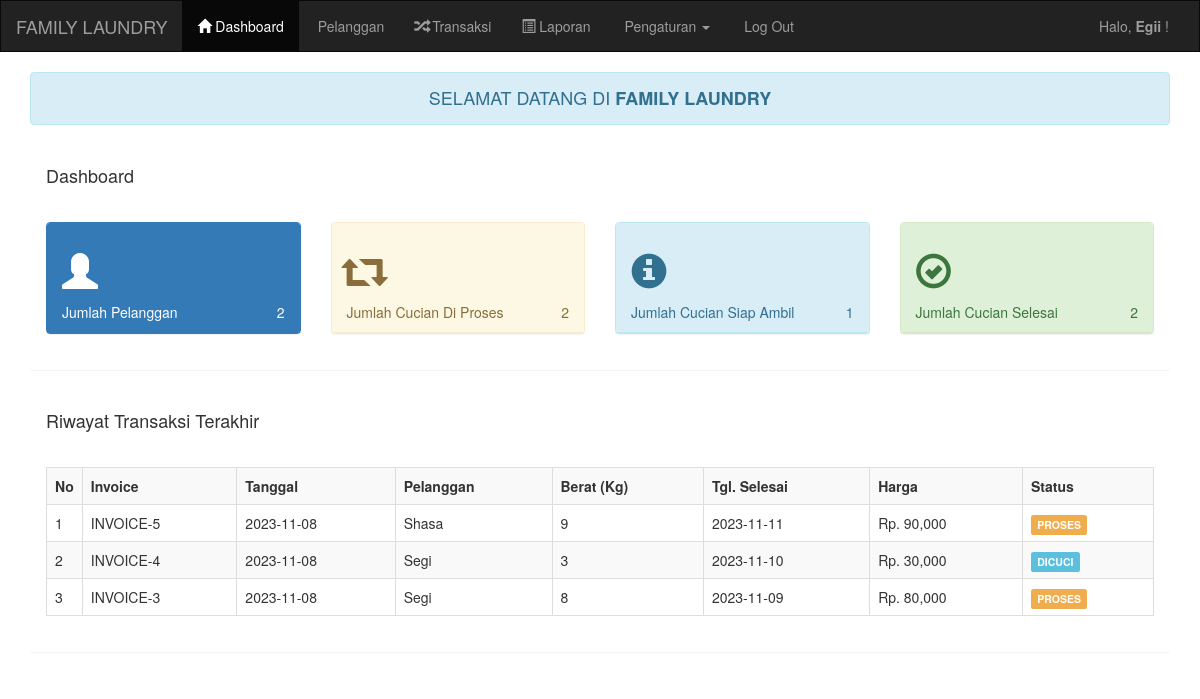
The app's page /index.php (signed in) with its own data.
### tables this page shows
CREATE TABLE `pelanggan` (
  `pelanggan_id` int(11) NOT NULL,
  `pelanggan_nama` varchar(255) NOT NULL,
  `pelanggan_hp` varchar(20) NOT NULL,
  `pelanggan_alamat` text NOT NULL
);

CREATE TABLE `transaksi` (
  `transaksi_id` int(11) NOT NULL,
  `transaksi_tgl` date NOT NULL,
  `transaksi_pelanggan` int(11) NOT NULL,
  `transaksi_harga` int(11) NOT NULL,
  `transaksi_berat` int(11) NOT NULL,
  `transaksi_tgl_selesai` date NOT NULL,
  `transaksi_status` int(11) NOT NULL
);

### index.php (the view)
<?php include 'header.php'; ?>
<?php include '../koneksi.php'; ?>
<div class="container">
    <div class="alert alert-info text-center">
        <h4 style="margin-bottom: 0px">SELAMAT DATANG DI <b>FAMILY LAUNDRY</b></h4>
    </div>
    <div class="panel">
        <div class="panel-heading">
            <h4>Dashboard</h4>
        </div>
        <div class="panel-body">
            <div class="row">
                <div class="col-md-3">
                    <div class="panel panel-primary">
                        <div class="panel-heading">
                            <h1><i class="glyphicon glyphicon-user"></i></h1>
                            <span class="pull-right">
                                <?php
                                $pelanggan = mysqli_query($koneksi, "SELECT * FROM pelanggan");
                                echo mysqli_num_rows($pelanggan);
                                ?>
                            </span>
                            Jumlah Pelanggan
                        </div>
                    </div>
                </div>
                <div class="col-md-3">
                    <div class="panel panel-warning">
                        <div class="panel-heading">
                            <h1><i class="glyphicon glyphicon-retweet"></i></h1>
                            <span class="pull-right">
                                <?php
                                $proses = mysqli_query($koneksi, "SELECT * FROM transaksi WHERE transaksi_status='0'");
                                echo mysqli_num_rows($proses);
                                ?>
                            </span>
                            Jumlah Cucian Di Proses
                        </div>
                    </div>
                </div>
                <div class="col-md-3">
                    <div class="panel panel-info">
                        <div class="panel-heading">
                            <h1><i class="glyphicon glyphicon-info-sign"></i></h1>
                            <span class="pull-right">
                                <?php
                                $siap_ambil = mysqli_query($koneksi, "SELECT * FROM transaksi WHERE transaksi_status='1'");
                                echo mysqli_num_rows($siap_ambil);
                                ?>
                            </span>
                            Jumlah Cucian Siap Ambil
                        </div>
                    </div>
                </div>
                <div class="col-md-3">
                    <div class="panel panel-success">
                        <div class="panel-heading">
                            <h1><i class="glyphicon glyphicon-ok-circle"></i></h1>
                            <span class="pull-right">
                                <?php
                                $selesai = mysqli_query($koneksi, "SELECT * FROM transaksi WHERE transaksi_status='2'");
                                echo mysqli_num_rows($selesai);
                                ?>
                            </span>
                            Jumlah Cucian Selesai
                        </div>
                    </div>
                </div>
            </div>
        </div>
    </div>
    <div class="panel">
        <div class="panel-heading">
            <h4>Riwayat Transaksi Terakhir</h4>
        </div>
        <div class="panel-body">
            <table class="table table-bordered table-striped">
                <tr>
                    <th width="1%">No</th>
                    <th>Invoice</th>
                    <th>Tanggal</th>
                    <th>Pelanggan</th>
                    <th>Berat (Kg)</th>
                    <th>Tgl. Selesai</th>
                    <th>Harga</th>
                    <th>Status</th>
                </tr>
                <?php
                $data = mysqli_query($koneksi, "SELECT * FROM pelanggan, transaksi WHERE transaksi.transaksi_pelanggan=pelanggan.pelanggan_id ORDER BY transaksi.transaksi_id DESC LIMIT 7");
                $no = 1;
                while ($d = mysqli_fetch_array($data)) {
                ?>
                <tr>
                    <td><?php echo $no++; ?></td>
                    <td>INVOICE-<?php echo $d['transaksi_id']; ?></td>
                    <td><?php echo $d['transaksi_tgl']; ?></td>
                    <td><?php echo $d['pelanggan_nama']; ?></td>
                    <td><?php echo $d['transaksi_berat']; ?></td>
                    <td><?php echo $d['transaksi_tgl_selesai']; ?></td>
                    <td><?php echo "Rp. " . number_format($d['transaksi_harga']); ?></td>
                    <td>
                        <?php
                        if ($d['transaksi_status'] == "0") {
                            echo "<div class='label label-warning'>PROSES</div>";
                        } elseif ($d['transaksi_status'] == "1") {
                            echo "<div class='label label-info'>DICUCI</div>";
                        } elseif ($d['transaksi_status'] == "2") {
                            echo "<div class='label label-success'>SELESAI</div>";
                        }
                        ?>
                    </td>
                </tr>
                <?php
                }
                ?>
            </table>
        </div>
    </div>
</div>
<?php include 'footer.php'; ?>

### records on screen
pelanggan: transaksi.transaksi_id "5", transaksi.transaksi_tgl "2023-11-08", pelanggan_nama "Shasa", transaksi.transaksi_berat "9", transaksi.transaksi_tgl_selesai "2023-11-11", transaksi.transaksi_harga "90,000", shows "PROSES"
pelanggan: transaksi.transaksi_id "4", transaksi.transaksi_tgl "2023-11-08", pelanggan_nama "Segi", transaksi.transaksi_berat "3", transaksi.transaksi_tgl_selesai "2023-11-10", transaksi.transaksi_harga "30,000", shows "DICUCI", transaksi.transaksi_id "3", transaksi.transaksi_berat "8", transaksi.transaksi_tgl_selesai "2023-11-09", transaksi.transaksi_harga "80,000"

### other values on screen
$_SESSION['username'] "Egii"
mysqli_num_rows($pelanggan) "2"
mysqli_num_rows($proses) "2"
mysqli_num_rows($siap_ambil) "1"
mysqli_num_rows($selesai) "2"
